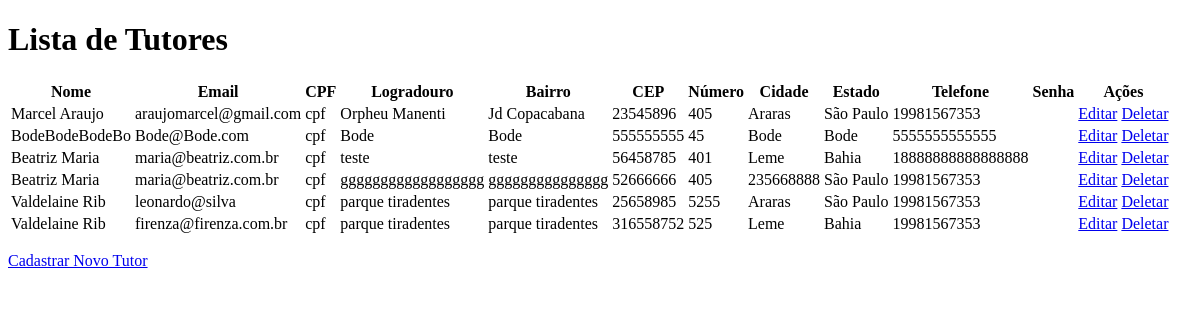
Page /atualizacaoTutor/ on the earlier database version.
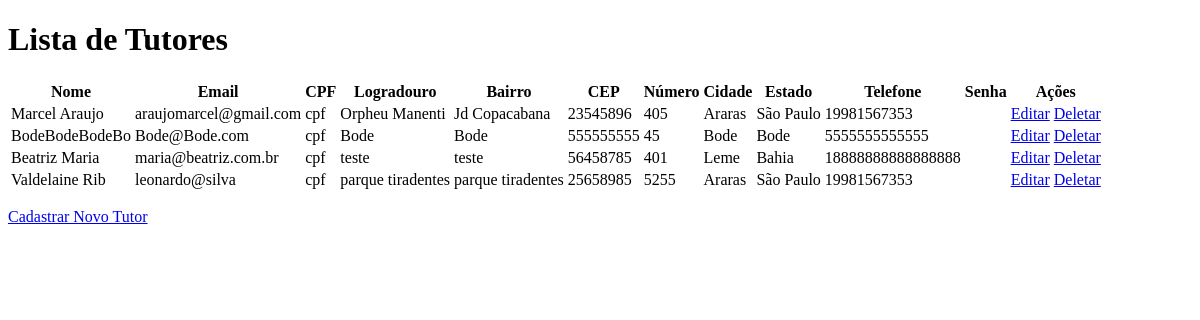
Same page on the later database version.
### Aplicativo/models.py (models this page shows)
class cadastroTutorModel(models.Model):
    nometutor = models.CharField(max_length=255)
    email = models.CharField(max_length=255)
    logradouro = models.CharField(max_length=255)
    bairro = models.CharField(max_length=100)
    cep = models.CharField(max_length=255)
    numero = models.CharField(max_length=10)
    cidade = models.CharField('cidade',max_length=100, default = 'cidade')
    estado = models.CharField(max_length=3)
    telefone = models.CharField(max_length=15)
    password= models.CharField('password', max_length=20, default="passord")
    cpf= models.CharField('cpf',max_length=11,default='cpf')

### Aplicativo/views.py (the view)
# urls.py: path('atualizacaoTutor/', views.atualizacaoTutor, name='atualizacaoTutor'),
def atualizacaoTutor(request):
    tutores = cadastroTutorModel.objects.all()
    return render(request, 'atualizacaoTutor.html', {'tutor': tutores})

### Aplicativo/templates/atualizacaoTutor.html (shortened to what this page needs)
<!DOCTYPE html>
<html lang="en">
<head>
</head>
<body>
    <h1>Lista de Tutores</h1>
    <table>
        <thead>
            <tr>
                <th>Nome</th>
                <th>Email</th>
                <th>CPF</th>
                <th>Logradouro</th>
                <th>Bairro</th>
                <th>CEP</th>
                <th>Número</th>
                <th>Cidade</th>
                <th>Estado</th>
                <th>Telefone</th>
                <th>Senha</th>
                <th>Ações</th>
            </tr>
        </thead>
        <tbody>
            {% for tutor in tutor %}
            <tr>
                <td>{{ tutor.nometutor }}</td>
                <td>{{ tutor.email }}</td>
                <td>{{ tutor.cpf }}</td>
                <td>{{ tutor.logradouro }}</td>
                <td>{{ tutor.bairro }}</td>
                <td>{{ tutor.cep }}</td>
                <td>{{ tutor.numero }}</td>
                <td>{{ tutor.cidade }}</td>
                <td>{{ tutor.estado }}</td>
                <td>{{ tutor.telefone }}</td>
                <td>{{ tutor.senha }}</td>
                <td>
                    <a href="/updateTutor/{{ tutor.id }}" class="btn btn-edit">Editar</a>
                    <a href="/deleteTutor/{{ tutor.id }}" class="btn btn-delete">Deletar</a>
                </td>
            </tr>
            {% endfor %}
        </tbody>
    </table>
    <p><a href="/cadastroTutor/">Cadastrar Novo Tutor</a></p>
</body>
</html>

Differences in the rows shown:
removed cadastroTutorModel: nometutor "Beatriz Maria", email "maria@beatriz.com.br", cpf "cpf", logradouro "gggggggggggggggggg", bairro "ggggggggggggggg", cep "52666666", numero "405", cidade "235668888", estado "São Paulo", telefone "19981567353"
removed cadastroTutorModel: nometutor "Valdelaine Rib", email "firenza@firenza.com.br", cpf "cpf", logradouro "parque tiradentes", bairro "parque tiradentes", cep "316558752", numero "525", cidade "Leme", estado "Bahia", telefone "19981567353"
